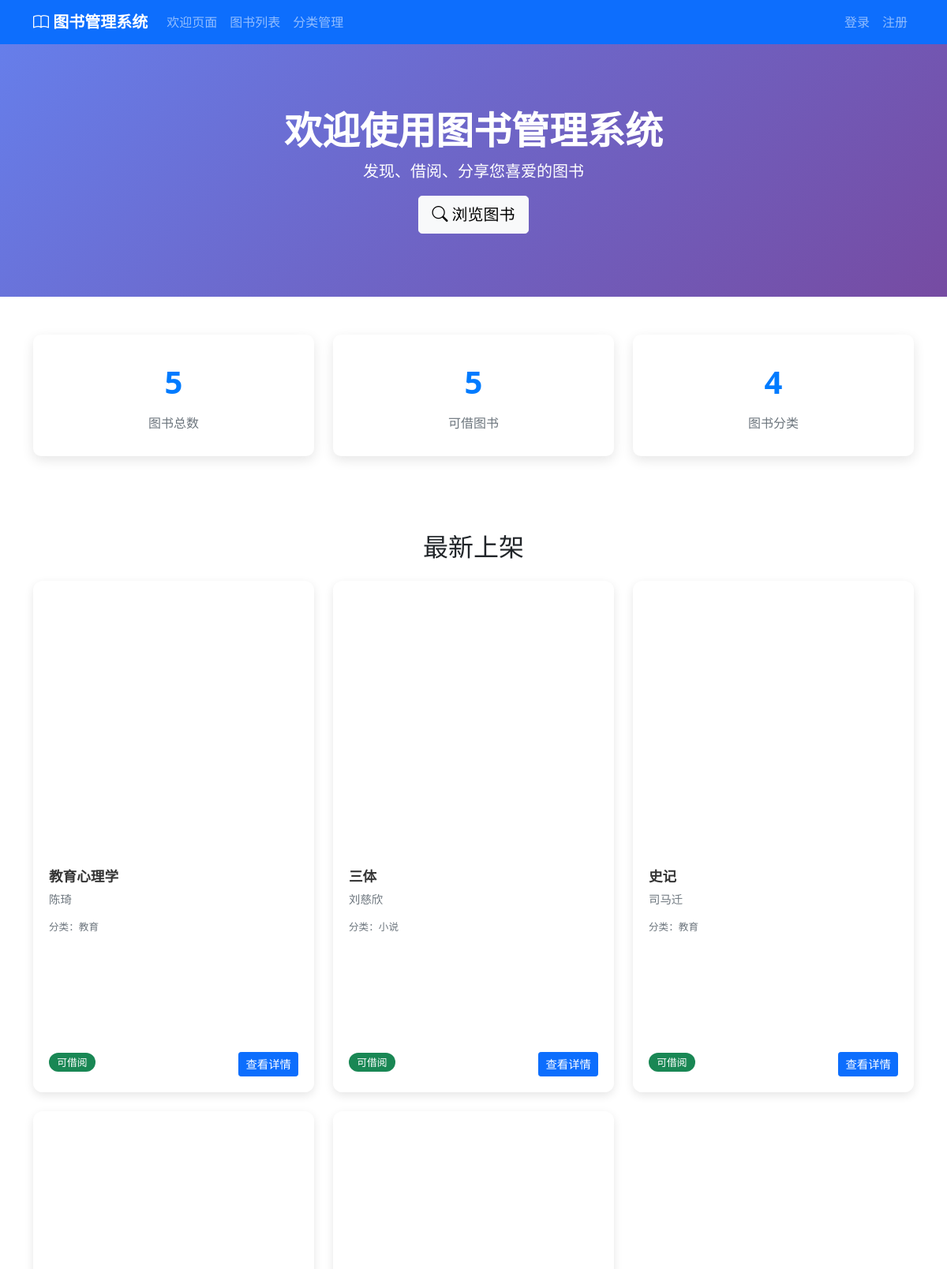
/books/ (upper part), run on an earlier commit of the app's database.
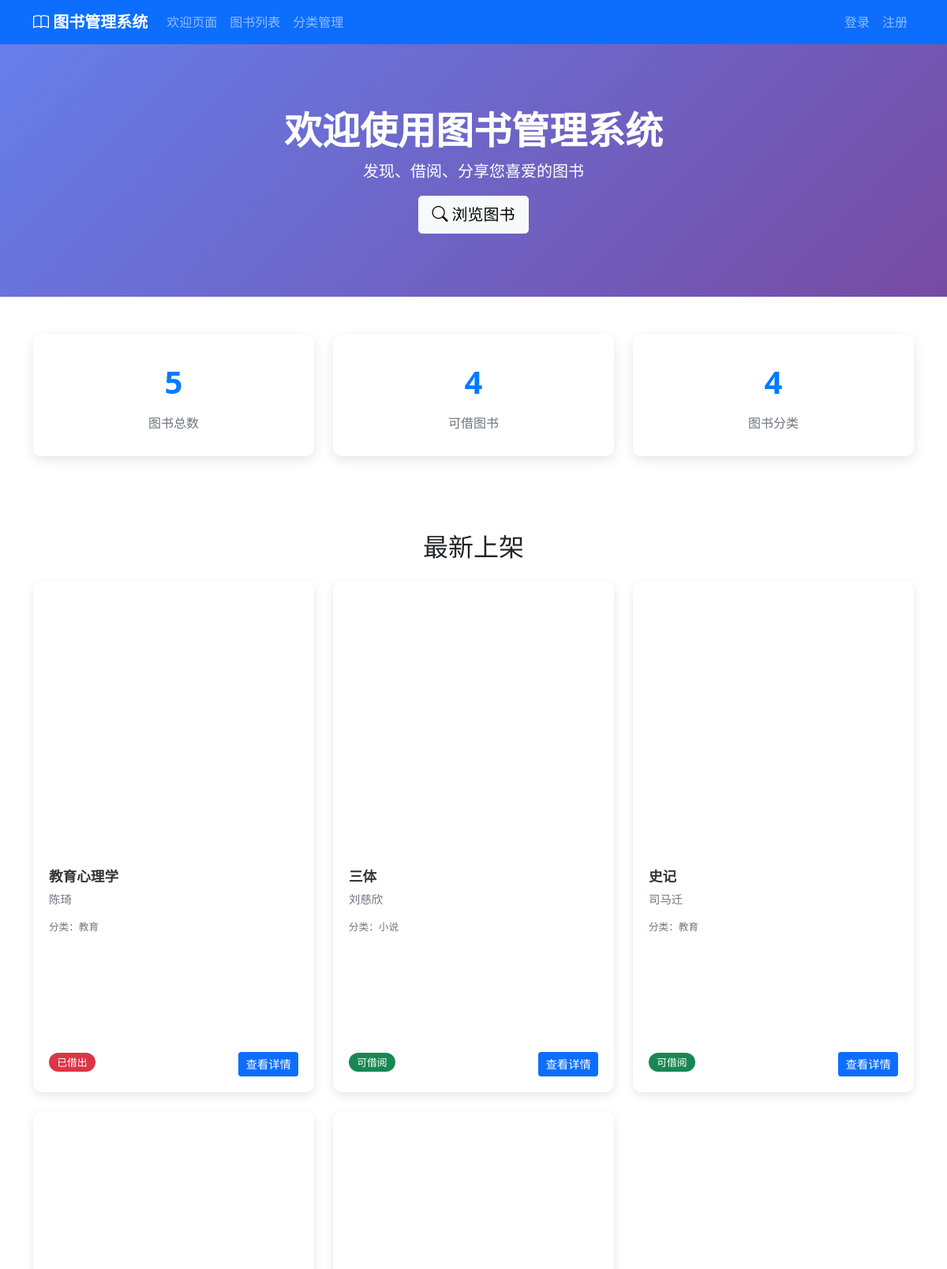
And on a later commit of the database.
### books/models.py (models this page shows, shortened)
class Book(models.Model):
    STATUS_CHOICES = [
        ('available', '可借阅'),
        ('borrowed', '已借出'),
        ('maintenance', '维护中'),
        ('lost', '丢失'),
    ]
    title = models.CharField(max_length=200, verbose_name='书名')
    author = models.CharField(max_length=100, verbose_name='作者')
    isbn = models.CharField(max_length=20, unique=True, verbose_name='ISBN')
    publisher = models.CharField(max_length=100, blank=True, null=True, verbose_name='出版社')
    publication_date = models.DateField(blank=True, null=True, verbose_name='出版日期')
    category = models.ForeignKey(Category, on_delete=models.PROTECT, null=True, blank=True, verbose_name='分类')
    description = models.TextField(blank=True, null=True, verbose_name='描述')
    cover_image = models.ImageField(upload_to='book_covers/', blank=True, null=True, verbose_name='封面图片')
    total_copies = models.PositiveIntegerField(default=1, verbose_name='总册数')
    available_copies = models.PositiveIntegerField(default=1, verbose_name='可借册数')
    location = models.CharField(max_length=50, blank=True, null=True, verbose_name='书架位置')
    status = models.CharField(max_length=20, choices=STATUS_CHOICES, default='available', verbose_name='状态')
    created_at = models.DateTimeField(auto_now_add=True, verbose_name='创建时间')
    updated_at = models.DateTimeField(auto_now=True, verbose_name='更新时间')
    class Meta:
        verbose_name = '图书'
        verbose_name_plural = '图书'
    @property
    def cover_image_url(self):
        if self.cover_image and hasattr(self.cover_image, 'url'):
            try:
                import os
                from django.conf import settings
                image_path = os.path.join(settings.MEDIA_ROOT, self.cover_image.name)
                if os.path.exists(image_path):
                    return self.cover_image.url
            except:
                pass
        return static('images/default-book-cover.png')
    @property
    def is_available(self):
        return self.available_copies > 0 and self.status == 'available'

### categories/models.py (models this page shows, shortened)
class Category(models.Model):
    name = models.CharField(max_length=100, unique=True, verbose_name='分类名称')
    description = models.TextField(blank=True, null=True, verbose_name='描述')
    created_at = models.DateTimeField(auto_now_add=True, verbose_name='创建时间')
    updated_at = models.DateTimeField(auto_now=True, verbose_name='更新时间')
    class Meta:
        verbose_name = '图书分类'
        verbose_name_plural = '图书分类'

### books/views.py (the view)
# urls.py: path('', views.home, name='home'),
def home(request):
    home_data = cache.get_or_set(
        CACHE_KEY_HOME_STATS,
        lambda: {
            'recent_books': list(Book.objects.all().order_by('-created_at')[:6]),
            'categories': list(Book.objects.values('category__name', 'category__id').filter(category__isnull=False).distinct()),
            'book_count': Book.objects.count(),
            'available_count': Book.objects.filter(available_copies__gt=0).count()
        },
        timeout=600,  # 10分钟
        namespace='books'
    )
    return render(request, 'books/home.html', home_data)

### library_management/cache.py (called while the page is built, shortened)
    def _make_key(self, key: Any, namespace: Optional[str] = None) -> str:
        if namespace:
            return f"{namespace}:{str(key)}"
        return str(key)

    def get(self, key: Any, default: Any = None, namespace: Optional[str] = None) -> Any:
        key_str = self._make_key(key, namespace)
        current_time = time.time()
        with self._lock:
            if key_str not in self._cache:
                self._stats['misses'] += 1
                return default

    def set(self, key: Any, value: Any, timeout: Optional[int] = None, namespace: Optional[str] = None) -> None:
        key_str = self._make_key(key, namespace)
        timeout = self.default_timeout if timeout is None else timeout
        expiry = time.time() + timeout
        current_time = time.time()
        with self._lock:
            if key_str not in self._cache and len(self._cache) >= self.max_size:
                self._enforce_lru()
            self._cache[key_str] = (value, expiry, current_time)
            if key_str in self._lru:
                self._lru.move_to_end(key_str)
            else:
                self._lru[key_str] = current_time
            self._stats['sets'] += 1

### templates/books/home.html (shortened to what this page needs)
{% extends 'base.html' %}
{% block content %}
<section class="hero-section text-center">
    <div class="container">
        <h1>欢迎使用图书管理系统</h1>
        <p class="lead">发现、借阅、分享您喜爱的图书</p>
        <a href="{% url 'books:book_list' %}" class="btn btn-light btn-lg">
            <i class="bi bi-search"></i> 浏览图书
        </a>
    </div>
</section>
<section class="py-5">
    <div class="container">
        <div class="row">
            <div class="col-md-4">
                <div class="stats-card">
                    <div class="stats-number">{{ book_count }}</div>
                    <div class="stats-label">图书总数</div>
                </div>
            </div>
            <div class="col-md-4">
                <div class="stats-card">
                    <div class="stats-number">{{ available_count }}</div>
                    <div class="stats-label">可借图书</div>
                </div>
            </div>
            <div class="col-md-4">
                <div class="stats-card">
                    <div class="stats-number">{{ categories|length }}</div>
                    <div class="stats-label">图书分类</div>
                </div>
            </div>
        </div>
    </div>
</section>
<section class="py-5">
    <div class="container">
        <h2 class="text-center mb-4">最新上架</h2>
        <div class="row">
            {% for book in recent_books %}
                <div class="col-md-4 mb-4">
                    <div class="card book-card h-100">
                        <div class="card-body">
                            <h5 class="card-title">{{ book.title }}</h5>
                            <p class="card-text text-muted">{{ book.author }}</p>
                            <p class="card-text">
                                <small class="text-muted">
                                    {% if book.category %}
                                        分类：{{ book.category.name }}
                                    {% endif %}
                                </small>
                            </p>
                            <div class="mt-auto">
                                <span class="badge {% if book.is_available %}bg-success{% else %}bg-danger{% endif %}">
                                    {% if book.is_available %}可借阅{% else %}已借出{% endif %}
                                </span>
                                <a href="{% url 'books:book_detail' book.id %}" class="btn btn-primary btn-sm float-end">
                                    查看详情
                                </a>
                            </div>
                        </div>
                    </div>
                </div>
            {% empty %}
                <div class="col-12">
                    <div class="alert alert-info text-center">
                        暂无图书，请联系管理员添加图书。
                    </div>
                </div>
            {% endfor %}
        </div>
    </div>
</section>
{% endblock %}

What changed in the data, as far as the page shows it:
changed Book "教育心理学": available_copies "可借阅" → "已借出"
Also different on the page:
{{ available_count }}: "5" → "4"
